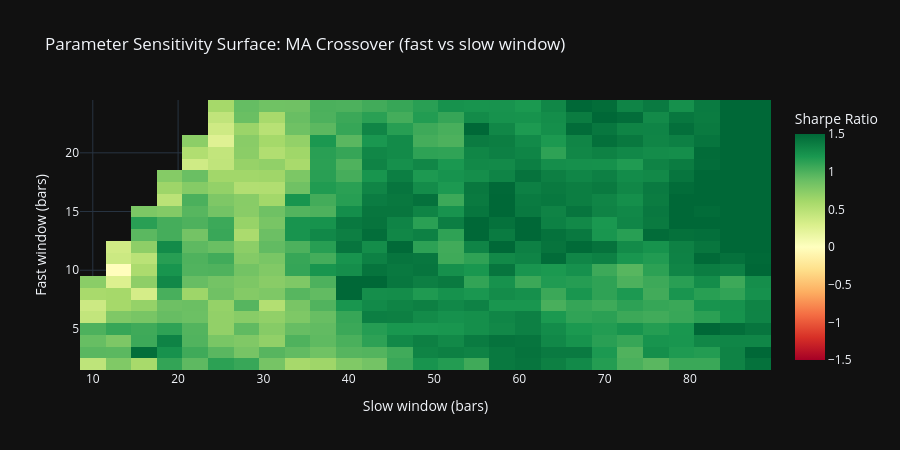

Here is the notebook cell this chart was saved with:
### Markdown cell above
**Key observations:**
- OLS assigns large coefficients to noise features, inflating train R².
- Lasso zeros out noise features; the regularisation path shows signal features surviving longer.
- Elastic Net combines sparsity (Lasso) with stability under multicollinearity (Ridge).

---
## Part 3 | Parameter Stability

### 3a — Sensitivity Surface (The 'Flat Top' Principle)

We grid-search `(fast, slow)` MA windows on the full in-sample and plot the Sharpe heatmap.  
**Robust parameters live on stable plateaus, not isolated spikes.**

$$\text{Plateau score} = \frac{\mu_\text{region}}{\sigma_\text{region}}$$

### Code cell
# ── Full parameter surface ─────────────────────────────────────────────────────
IS_RET = ret_series.iloc[:IS_BARS * 3]   # 3-year IS window

FAST_RANGE = range(2, 25)
SLOW_RANGE = range(10, 90, 3)

surface = np.full((len(FAST_RANGE), len(SLOW_RANGE)), np.nan)
for fi, f in enumerate(FAST_RANGE):
    for si, s in enumerate(SLOW_RANGE):
        if f >= s:
            continue
        surface[fi, si] = ma_sharpe(IS_RET, f, s)

fig = go.Figure(go.Heatmap(
    z=surface,
    x=list(SLOW_RANGE),
    y=list(FAST_RANGE),
    colorscale='RdYlGn',
    colorbar=dict(title='Sharpe Ratio'),
    zmin=-1.5, zmax=1.5
))

fig.update_layout(
    template='plotly_dark', height=450,
    title='Parameter Sensitivity Surface: MA Crossover (fast vs slow window)',
    xaxis_title='Slow window (bars)',
    yaxis_title='Fast window (bars)'
)
fig.show()

# Find the best parameter set and its neighbours
flat    = np.nanargmax(surface)
fi_best = flat // len(SLOW_RANGE)
si_best = flat % len(SLOW_RANGE)
f_best  = list(FAST_RANGE)[fi_best]
s_best  = list(SLOW_RANGE)[si_best]
print(f'Best IS params: fast={f_best}, slow={s_best}  Sharpe={surface[fi_best, si_best]:.3f}')

# Local neighbourhood Sharpe (±2 steps)
pad = 2
fi0, fi1 = max(0, fi_best-pad), min(surface.shape[0], fi_best+pad+1)
si0, si1 = max(0, si_best-pad), min(surface.shape[1], si_best+pad+1)
nbhd     = surface[fi0:fi1, si0:si1]
print(f'Neighbourhood mean SR: {np.nanmean(nbhd):.3f}  std: {np.nanstd(nbhd):.3f}')
print('(High std → fragile spike; low std → robust plateau)')

### Figure 1 — Plotly figure (JSON) as saved in the notebook; plotly's stock layout.template omitted (floating-point values rounded to 4 significant figures; data arrays with more than 128 entries replaced by an {"elided": "..."} marker saying what was removed)
{"data": [{"colorbar": {"title": {"text": "Sharpe Ratio"}}, "colorscale": [[0, "rgb(165,0,38)"], [0.1, "rgb(215,48,39)"], [0.2, "rgb(244,109,67)"], [0.3, "rgb(253,174,97)"], [0.4, "rgb(254,224,139)"], [0.5, "rgb(255,255,191)"], [0.6, "rgb(217,239,139)"], [0.7, "rgb(166,217,106)"], [0.8, "rgb(102,189,99)"], [0.9, "rgb(26,152,80)"], [1, "rgb(0,104,55)"]], "type": "heatmap", "x": [10, 13, 16, 19, 22, 25, 28, 31, 34, 37, 40, 43, 46, 49, 52, 55, 58, 61, 64, 67, 70, 73, 76, 79, 82, 85, 88], "y": [2, 3, 4, 5, 6, 7, 8, 9, 10, 11, 12, 13, 14, 15, 16, 17, 18, 19, 20, 21, 22, 23, 24], "z": {"elided": "23x27 float values"}, "zmax": 1.5, "zmin": -1.5}], "layout": {"height": 450, "title": {"text": "Parameter Sensitivity Surface: MA Crossover (fast vs slow window)"}, "xaxis": {"title": {"text": "Slow window (bars)"}}, "yaxis": {"title": {"text": "Fast window (bars)"}}}}
